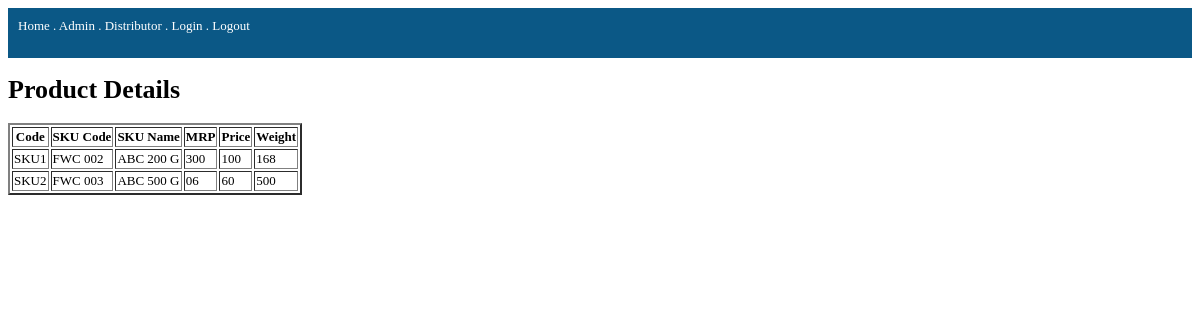
The app's page /product_view.php with its own data.
### tables this page shows
CREATE TABLE `product` (
  `sku_id` int(255) NOT NULL,
  `sku_code` varchar(255) NOT NULL,
  `sku_name` varchar(200) NOT NULL,
  `mrp` varchar(255) NOT NULL,
  `d_price` int(255) NOT NULL,
  `weight` int(255) NOT NULL,
  `code` varchar(255) NOT NULL
);

### product_view.php (the view, shortened to what this page needs)
<?php
$connection=mysqli_connect("localhost","root","","testlinux");
include 'header.php';
?>
    <h1>Product Details</h1>
    <table border="2">
        <thead>
            <tr>
                <th>Code</th>
                <th>SKU Code</th>
                <th>SKU Name</th>
                <th>MRP</th>
                <th>Price</th>
                <th>Weight</th>
            </tr>
        </thead>
        <tbody>
            <?php
                $table = mysqli_query($connection,"SELECT * FROM product");
                while($row = mysqli_fetch_array($table)){ ?>
                    <tr id="<?php echo $row['sku_id']; ?>">
                        <td><?php echo $row['code'] ?></td>
                        <td><?php echo $row['sku_code'] ?></td>
                        <td><?php echo $row['sku_name'] ?></td>
                        <td><?php echo $row['mrp'] ?></td>
                        <td><?php echo $row['d_price'] ?></td>
                        <td><?php echo $row['weight'] ?></td>
                    </tr>
            <?php    }
            ?>
        </tbody>
    </table>
<?php include 'footer.php' ?>

### header.php (style rules this page uses)
body { font-family: verdana; font-size: 13px; }

### records on screen
product: code "SKU1", sku_code "FWC 002", sku_name "ABC 200 G", mrp "300", d_price "100", weight "168"
product: code "SKU2", sku_code "FWC 003", sku_name "ABC 500 G", mrp "06", d_price "60", weight "500"
